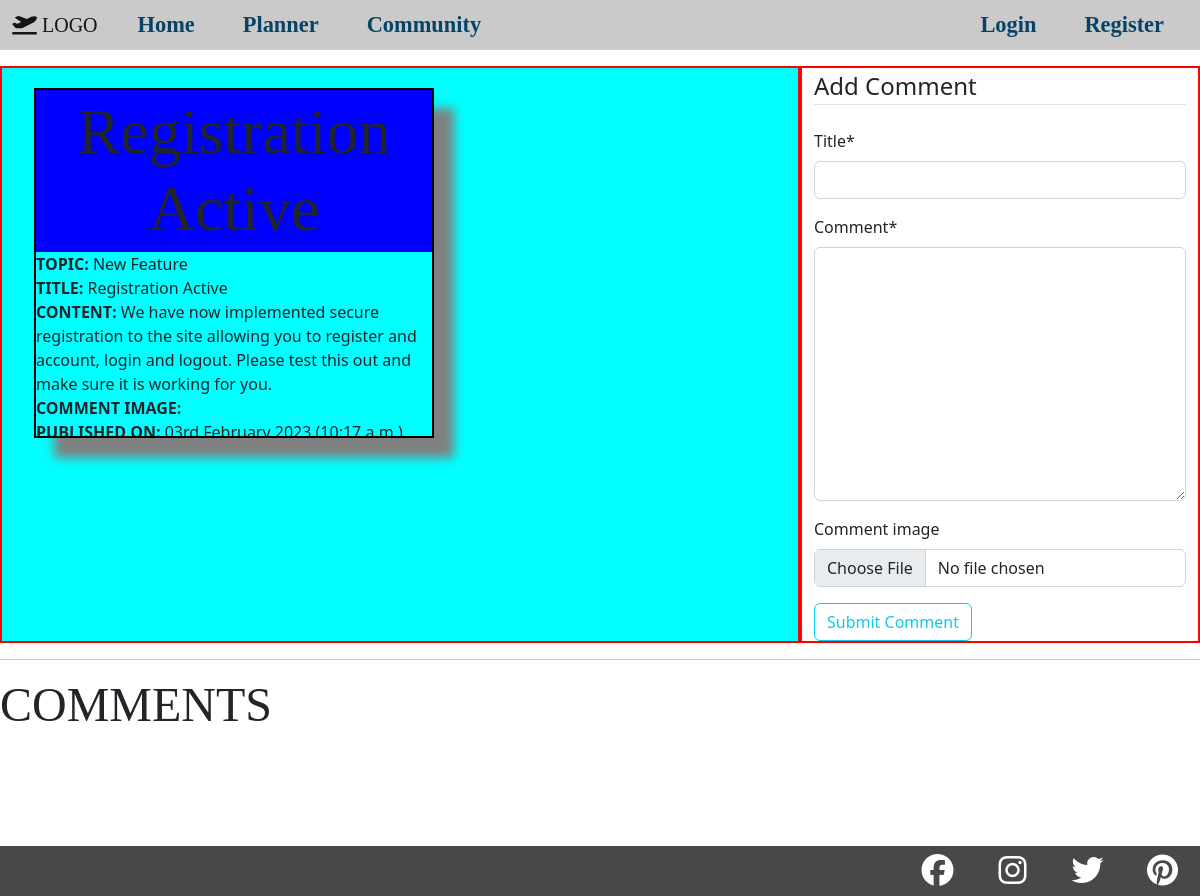
/updates/2/, run on an earlier commit of the app's database.
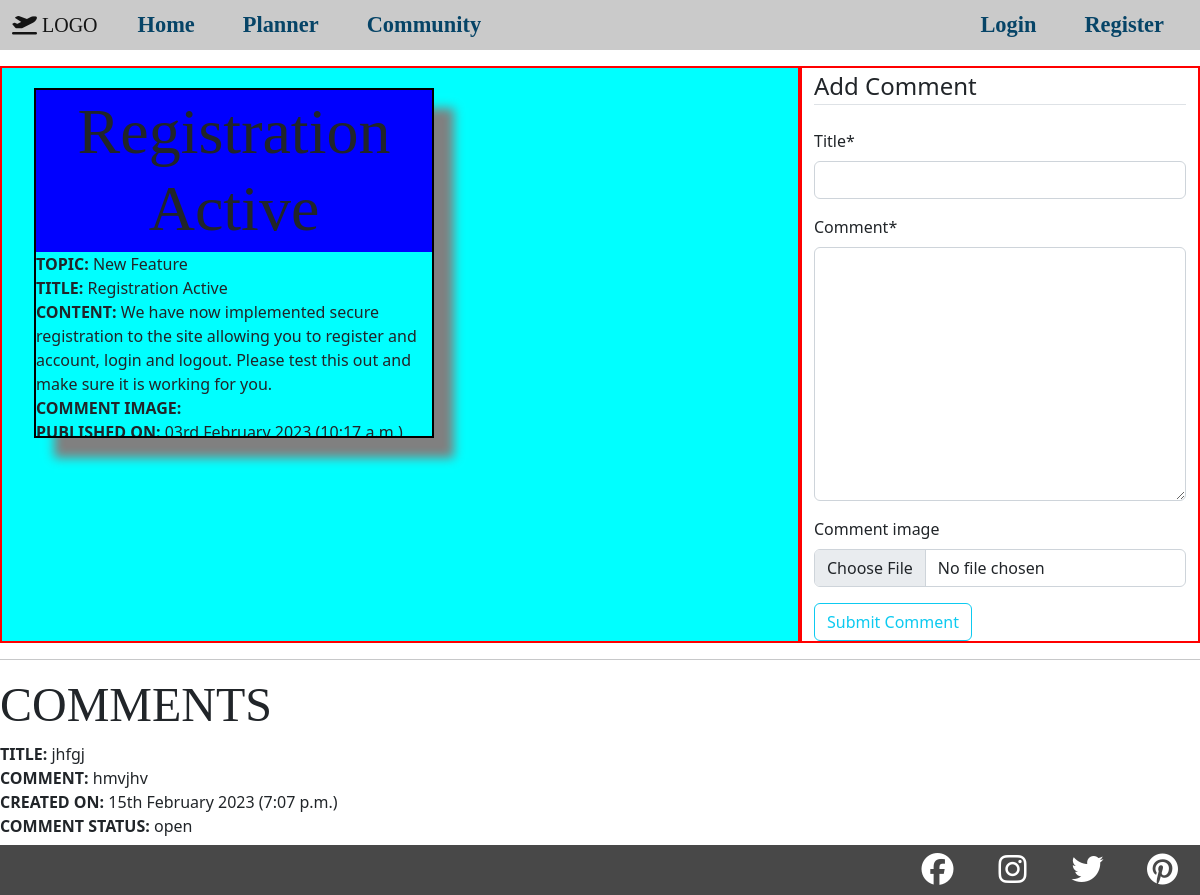
And on a later commit of the database.
### site_updates/models.py (models this page shows, shortened)
class UpdateComment(models.Model):
    site_update = models.ForeignKey(Update, on_delete=models.CASCADE)
    author = models.ForeignKey(User, on_delete=models.CASCADE)
    title = models.CharField(max_length=100)
    comment = models.TextField()
    comment_image = models.ImageField(default=None, upload_to='media/comment_pics/', blank=True)
    action_taken = models.TextField(blank=True)
    action_image = models.ImageField(default=None, upload_to='media/comment_pics/', blank=True)
    created_on = models.DateTimeField(auto_now_add=True)
    updated_on = models.DateTimeField(auto_now=True)
    comment_status = models.IntegerField(choices=COMMENT_STATUS, default=0)
    class Meta:
        ordering = ('-created_on',)

### site_updates/views.py (the view, shortened to what this page needs)
# urls.py: path('<int:pk>/', AdminDetailUpdateView.as_view(), name="admin-update-detail"),
class AdminDetailUpdateView(View):
    def get(self, request, pk):
        update_objects = Update.objects.filter(status=1)
        update = get_object_or_404(update_objects, pk=pk)
        comments = UpdateComment.objects.filter(site_update=update)
        for comment in comments:
            a = str(comment.updated_on - comment.created_on)
            if '0:00:00' in a:
                comment.updated_on = None
        return render(
            request,
            "site_updates/admin-update-detail.html",
            {
                "update": update,
                "comments": comments,
                "comment_form": CommentForm()
            }
        )

### site_updates/forms.py
class CommentForm(forms.ModelForm):
    class Meta:
        model = UpdateComment
        fields = ('title', 'comment', 'comment_image')

### site_updates/models.py (called while the page is built)
    def __str__(self):
        return self.topic_catagory

### site_updates/templates/site_updates/admin-update-detail.html (shortened to what this page needs)
{% extends "home/base.html" %}
{% load crispy_forms_tags %}
{% block content %}
<div class="container-fluid top-div">
    <div class="row">
        <div class="col-12 col-lg-8 test-border info-colour">
            <div class="update-card">
                <div class="update-card-title">
                    <h1 class="m-0 p-1">{{ update.title }}</h1>
                </div>
                <div><strong>TOPIC: </strong>{{ update.topic }}</div>
                <div><strong>TITLE: </strong>{{ update.title }}</div>
                <div><strong>CONTENT: </strong>{{ update.content }}</div>
                {% if update.update_image %}
                    <div><strong>COMMENT IMAGE: </strong><img src="{{ update.update_image.url }}" alt=""></div>
                {% endif %}
                <div><strong>PUBLISHED ON: </strong>{{ update.published_on|date:"dS F Y (P)" }}</div>
            </div>
        </div>
        <div class="col test-border">
            <div class="content-section">
                <form method="POST">
                    <fieldset class="form-group">
                        <legend class="border-bottom mb-4">Add Comment</legend>
                        {{ comment_form|crispy }}
                    </fieldset>
                    <div class="form-group">
                        <button class="btn btn-outline-info" type="submit">Submit Comment</button>
                    </div>
                </form>
            </div>
        </div>
    </div>
</div>
<hr>
<h3>COMMENTS</h3>
{% for comment in comments %}
    <div><strong>TITLE: </strong>{{ comment.title }}</div>
    <div><strong>COMMENT: </strong>{{ comment.comment }}</div>
    {% if comment.created_on %}
        <div><strong>CREATED ON: </strong>{{ comment.created_on|date:"dS F Y (P)" }}</div>
    {% endif %}
    {% if comment.comment_status == 1 %}
        <div><strong>COMMENT STATUS: </strong>closed</div>
    {% else %}
        <div><strong>COMMENT STATUS: </strong>open</div>
    {% endif %}
    <br>
{% endfor %}
{% endblock %}

What changed in the data, as far as the page shows it:
added UpdateComment: title "jhfgj", comment "hmvjhv", created_on "15th February 2023 (7:07 p.m.)", shows "COMMENT STATUS:", comment_status "open"
